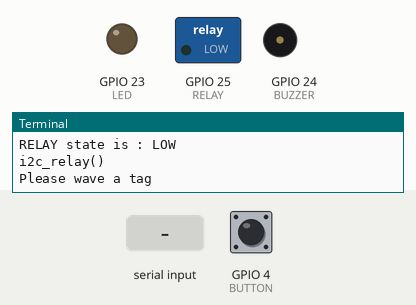
Simulated run of this program. Board: Raspberry Pi (BCM pin numbers). Parts: switched loads named in the program (green lamp = pin HIGH), output pins drawn as LEDs (lit = HIGH), buzzer (waves = sounding, pin HIGH), the last lines printed to the terminal. The inputs (shaded band) are chosen by the test bench; at power-on: GPIO 4 (BUTTON) HIGH. The clock reads 2024-03-15 10:24:30 at power-on unless the program sets it; files the program writes start out absent; files that are not in the repository are absent.

Above: at 1.7 s.
1.8 s: GPIO 4 (BUTTON) pulled LOW for 1 s
At 3.4 s:
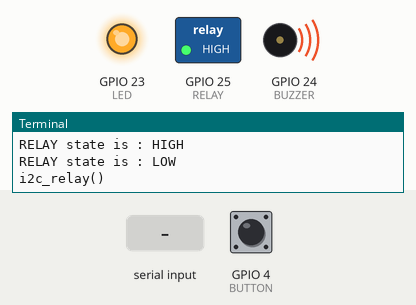
4.3 s: "#\n" received over the second serial link
8.7 s: "=\n" received over the second serial link
10.2 s: "00000000\n" received over the second serial link
Timing chart, 0 to 13.2 s (numbered marks = the images above; inputs shaded):
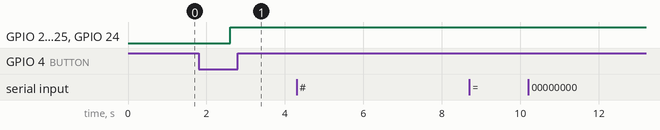

Measured:
- after the input at 1.8 s, GPIO 23 (LED), GPIO 25 (RELAY), GPIO 24 (BUZZER): LOW → HIGH after 0.81 s

The program:

reader2.py
```python
#!/usr/bin/python
#
# RFID READER 2
# version 1.0
# r.grokett
#
# Watches for RFID card.
# When detected, looks for ID# in CARDS list
# If ID# is found, turns on LED,buzzer,relay
#
# Note that relay can be either GPIO driven type or I2C driven type
#
# THIS VERSION INCLUDES:
#   Get card IDs from external source (file /home/pi/cards.dat)
#   Add User name to card ID
#   Write Date/Time, Card ID, Name to log when detected
#   Restart program on Raspi boot up
#
# NOTE: Append below line to /etc/rc.local to start at boot
#   /home/pi/RFIDReaderPi/reader2.py &

import smbus
import time
import serial
import sys, signal, os, datetime
import RPi.GPIO as GPIO


# DEFAULTS
DEBUG = True    # Set to 'False' for normal operation
CARDFILE = "/home/pi/cards.dat"
LOGFILE  = "/home/pi/rfiduser.log"
ON  = 1
OFF = 0

# SET RELAY TYPE (default is GPIO)
I2C = OFF       # Turn this ON if using an I2C Relay
            # else it uses GPIO Relay

# Set up GPIO Pins (change as needed)
LED = 23
BUZZER  = 24
RELAY   = 25
BUTTON  = 4


# BEGIN INITIALIZATION
GPIO.setmode(GPIO.BCM)
GPIO.setup(LED, GPIO.OUT)
GPIO.setup(BUZZER, GPIO.OUT)
GPIO.setup(RELAY, GPIO.OUT)
GPIO.setup(BUTTON, GPIO.IN, pull_up_down=GPIO.PUD_UP)

# Get I2C bus
bus = smbus.SMBus(1)
i2c_addr = 0x41     # I2C Address of Relay

# GO TO MAIN


############################
# METHODS
############################
# TURN ON/OFF LED
def led(value):
    if (DEBUG):
        print("led()")
    if (value):
        GPIO.output(LED, GPIO.HIGH)
    if (DEBUG):
        print("LED state is : HIGH")
    else:
        GPIO.output(LED, GPIO.LOW)
    if (DEBUG):
        print("LED state is : LOW")

# TURN ON/OFF BUZZER
def buzzer(value):
    if (DEBUG):
        print("buzzer()")
    if (value):
        GPIO.output(BUZZER, GPIO.HIGH)
    if (DEBUG):
        print("BUZZER state is : HIGH")
    else:
        GPIO.output(BUZZER, GPIO.LOW)
    if (DEBUG):
        print("BUZZER state is : LOW")

# TURN ON/OFF GPIO RELAY
def relay(value):
    if (DEBUG):
        print("relay()")
    if (value):
        GPIO.output(RELAY, GPIO.HIGH)
    if (DEBUG):
        print("RELAY state is : HIGH")
    else:
        GPIO.output(RELAY, GPIO.LOW)
    if (DEBUG):
        print("RELAY state is : LOW")

# TURN ON/OFF I2C RELAY
def i2c_relay(value):
    if (DEBUG):
        print("i2c_relay()")
    if not I2C:
        return

    if (value):
        # PCA9536_R11 address, i2c_addr(65)
        # Select output port register, 0x01(01)
        bus.write_byte_data(i2c_addr, 0x01, 0x01)
        if (DEBUG):
            print("Relay-1 state is : HIGH")
    else:
        # PCA9536_R11 address, i2c_addr(65)
        # Select output port register, 0x01(01)
        bus.write_byte_data(i2c_addr, 0x01, 0x00)
        if (DEBUG):
            print("Relay-1 state is : LOW")

# UNLOCK DOOR
def unlock_door():
    if (DEBUG):
        print("unlock_door()")
    led(ON)
    buzzer(ON)
    relay(ON)
    i2c_relay(ON)

# LOCK DOOR
def lock_door():
    if (DEBUG):
        print("lock_door()")
    led(OFF)
    buzzer(OFF)
    relay(OFF)
    i2c_relay(OFF)

# WRITE LOG
def write_log(id,name):
    if (DEBUG):
        print("write_log()")
    f = open(LOGFILE, 'a')
    cur_time = datetime.datetime.now().strftime('%Y-%m-%d %H:%M:%S')
    log_entry = cur_time+" "+str(id)+" "+str(name)+"\n"
    f.write(log_entry)
    f.close()

# EXIT
def signal_handler(signal, frame):
  if (DEBUG):
        print("Exiting!")
  write_log('00000000','Stop...' )
  relay(ON) # NOTE! UNLOCKS DOOR ON FAILURE/EXIT (Jurassic Park!)
  i2c_relay(ON)
  GPIO.cleanup()
  ser.close()
  sys.exit(0)


############################
# MAIN
############################
if __name__ == '__main__':

    signal.signal(signal.SIGINT, signal_handler)

    # Select configuration register, 0x03(03)
    # 0x00(00)  Set all pins as OUTPUT
    if (I2C):
        bus.write_byte_data(i2c_addr, 0x03, 0x00)
    time.sleep(0.5)

    ser = 0
    # Selects which version of Raspi you have
    if (GPIO.RPI_REVISION == 3):
        # For Pi3 use
        if (DEBUG):
            print("This is a Pi 3")
        ser = serial.Serial('/dev/ttyS0', 9600, timeout=1)
    else:
        # For Pi2, B+, Zero use
        if (DEBUG):
            print("This is a Pi B+, 2, or Zero")
        ser = serial.Serial('/dev/ttyAMA0', 9600, timeout=1)


    # READ CARD LIST
    CARDS = dict()
    try:
      cnt = 0
      with open(CARDFILE) as lines:
        for line in lines:
          if '#' in line:
            continue
          if '=' in line:
            key, value = line.split('=',1)
            CARDS[key] = value
            cnt = cnt + 1
          else:
            pass
        if (DEBUG):
            print("Loaded "+str(cnt)+" cards")
    except:
        if (DEBUG):
            print("Could not read ", CARDFILE)
        CARDS = {'00000000':'Dummy Card'}  # Set a dummy default
        write_log('00000000','Start...' )

    # LOCK THE DOOR ON STARTUP
    lock_door()

    # MAIN LOOP
    while True:
        buffer = ser.read(12)

        if len(buffer) == 0:
          if (DEBUG):
            print("Please wave a tag")
        else:
            card_id = buffer[1:11]  # Strip header/trailer
            if (DEBUG):
                print("Card ID : ", card_id)
            if (card_id in dict.keys(CARDS)):
              if (DEBUG):
                print("FOUND CARD ID: ", card_id)
              write_log(card_id,CARDS[card_id])
              unlock_door()
              time.sleep(5)
              lock_door()
            else:
              if (DEBUG):
                print("CARD NOT IN LIST!")
              write_log(card_id,'NOT FOUND')

        # EXIT THE BUILDING
        # Add an indoor button
        if not GPIO.input(BUTTON):
            if (DEBUG):
                print("Button Pressed")
            write_log('00000000','Someone Exited' )
            unlock_door()
            time.sleep(5)
            lock_door()

        time.sleep(0.1)
    # END WHILE
# END MAIN
```
